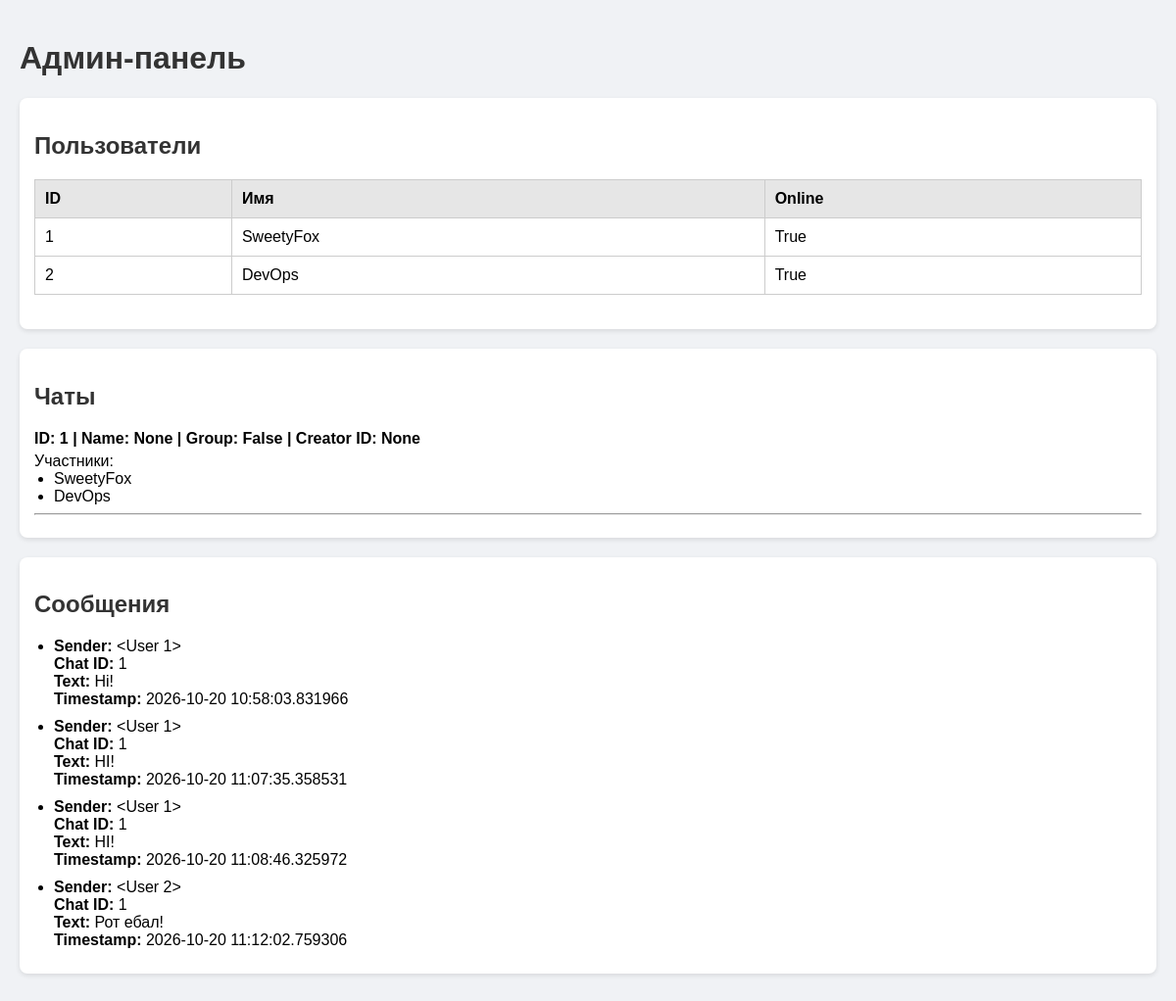
/admin, run on an earlier commit of the app's database.
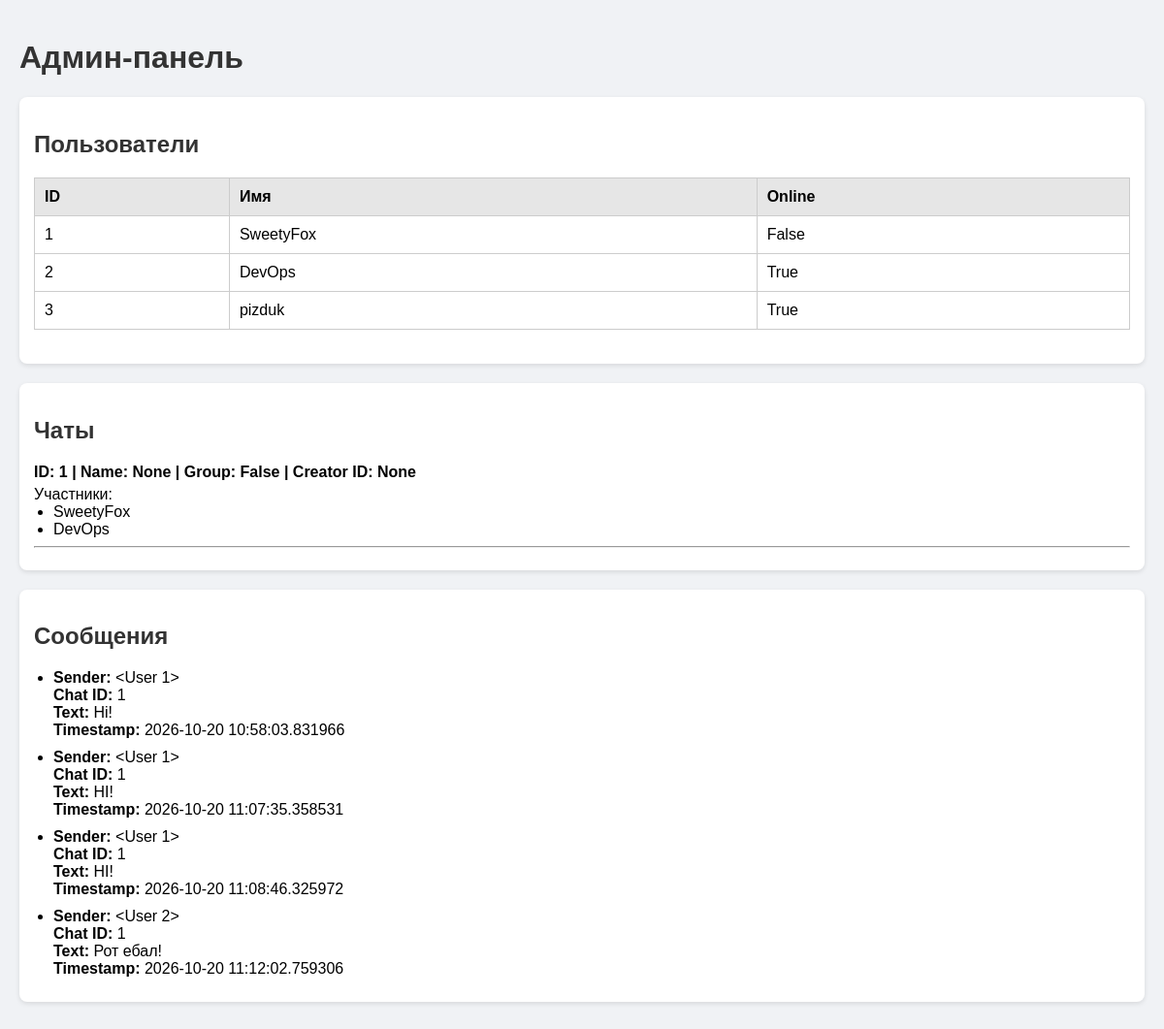
And on a later commit of the database.
### backend/stuff/db.py (models this page shows, shortened)
class User(db.Model):
    __tablename__ = 'users'
    _id = db.Column(db.Integer, primary_key=True)
    name = db.Column(db.String(100), nullable=False, unique=True)  # можно 150, если нужно
    password = db.Column(db.String(512), nullable=False)
    messages = db.relationship('Message', back_populates='sender', lazy=True)
    isActive = db.Column(db.Boolean, default=False)

class Message(db.Model):
    __tablename__ = 'messages'
    _id = db.Column(db.Integer, primary_key=True)
    chat_id = db.Column(db.Integer, db.ForeignKey('chats._id'), nullable=False)
    sender_id = db.Column(db.Integer, db.ForeignKey('users._id'), default=None, nullable=True)  # может быть None для системных сообщений
    text = db.Column(db.Text, nullable=False)  # Text вместо String
    timestamp = db.Column(db.DateTime, default=datetime.utcnow)
    sender = db.relationship('User', back_populates='messages')

### backend/stuff/routes.py (the view)
    @app.route('/admin')
    def admin():
        users_list = User.query.all()
        message_list = Message.query.all()
        chats_raw = Chat.query.all()
        chats = []
        for chat in chats_raw:
            participant_names = []
            for p in chat.participants:
                if p.user:
                    participant_names.append(p.user.name)
                else:
                    print(f"Warning: ChatParticipant {p._id} has no valid user")
            chats.append({
                "id": chat._id,
                "name": chat.name,
                "is_group": chat.is_group,
                "creator_id": chat.creator_id,
                "participants": participant_names
            })
        return render_template("Users.html", users=users_list, chats=chats, messages=message_list)

### backend/stuff/templates/Users.html (shortened to what this page needs)
<!DOCTYPE html>
<html lang="ru">
<head>
</head>
<body>
    <h1>Админ-панель</h1>
    <div class="card">
        <h2>Пользователи</h2>
        <table>
            <thead>
                <tr>
                    <th>ID</th>
                    <th>Имя</th>
                    <th>Online</th>
                </tr>
            </thead>
            <tbody>
                {% for user in users %}
                <tr>
                    <td>{{ user._id }}</td>
                    <td>{{ user.name }}</td>
                    <td>{{ user.isActive }}</td>
                </tr>
                {% else %}
                <tr>
                    <td colspan="2">Пользователи не найдены</td>
                </tr>
                {% endfor %}
            </tbody>
        </table>
    </div>
    <div class="card">
        <h2>Чаты</h2>
        {% for chat in chats %}
        <div class="chat-header">ID: {{ chat.id }} | Name: {{ chat.name }} | Group: {{ chat.is_group }} | Creator ID: {{ chat.creator_id }}</div>
        <span>Участники:</span>
        <ul>
            {% for name in chat.participants %}
                <li>{{ name }}</li>
            {% endfor %}
        </ul>
        <hr>
        {% endfor %}
    </div>
    <div class="card">
        <h2>Сообщения</h2>
        <ul class="message-list">
            {% for msg in messages %}
            <li>
                <strong>Sender:</strong> {{ msg.sender }}<br>
                <strong>Chat ID:</strong> {{ msg.chat_id }}<br>
                <strong>Text:</strong> {{ msg.text }}<br>
                <strong>Timestamp:</strong> {{ msg.timestamp }}<br>
            </li>
            {% else %}
            <li>Сообщений нет</li>
            {% endfor %}
        </ul>
    </div>
</body>
</html>

### backend/stuff/templates/Users.html (style rules this page uses)
body { font-family: Arial, sans-serif; background-color: #f0f2f5; margin: 0; padding: 20px; }
h1, h2, h3 { color: #333; }
table { width: 100%; border-collapse: collapse; margin-bottom: 20px; }
table, th, td { border: 1px solid #ccc; }
th, td { padding: 10px; text-align: left; }
th { background-color: #e6e6e6; }
.card { background-color: white; border-radius: 8px; padding: 15px; margin-bottom: 20px; box-shadow: 0 2px 5px rgba(0,0,0,0.1); }
ul { margin: 0; padding-left: 20px; }
.chat-header { font-weight: bold; margin-bottom: 5px; }
.message-list li { margin-bottom: 10px; }

What changed in the data, as far as the page shows it:
changed User "SweetyFox": isActive "True" → "False"
added User: _id "3", name "pizduk", isActive "True", shown under "Пользователи"
